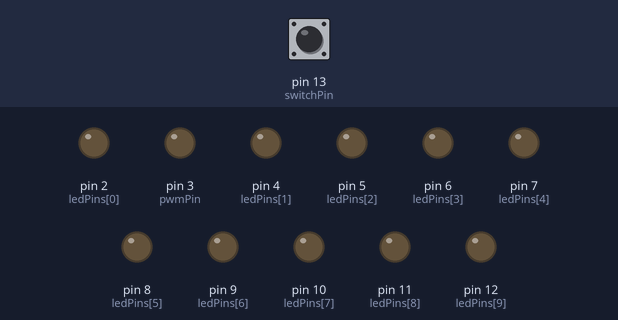
Recording of a sketch running on a simulated Arduino Uno, built with avr-gcc and run on an emulated ATmega328P. Shown: output pins drawn as LEDs (lit = HIGH). Inputs (shaded band) come from the test bench; at power-on: pin 13 (switchPin) LOW.

Above: at 1.2 s.
1.3 s: pin 13 (switchPin) pulled HIGH for 3.2 s
At 15.59 s:
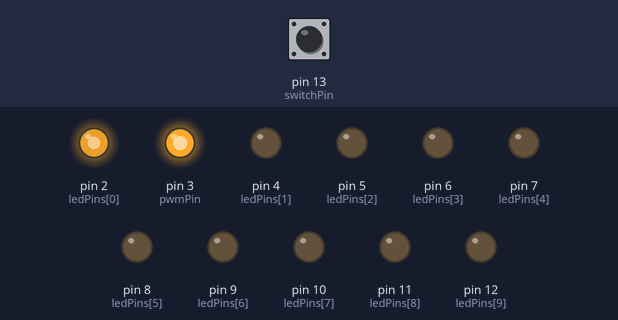
At 16.01 s:
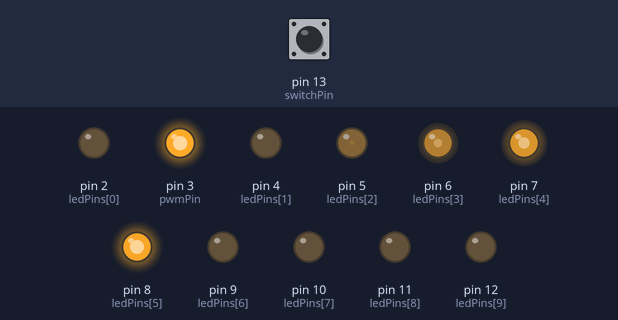
Timing chart, 0 to 17.1 s (numbered marks = the images above; inputs shaded):
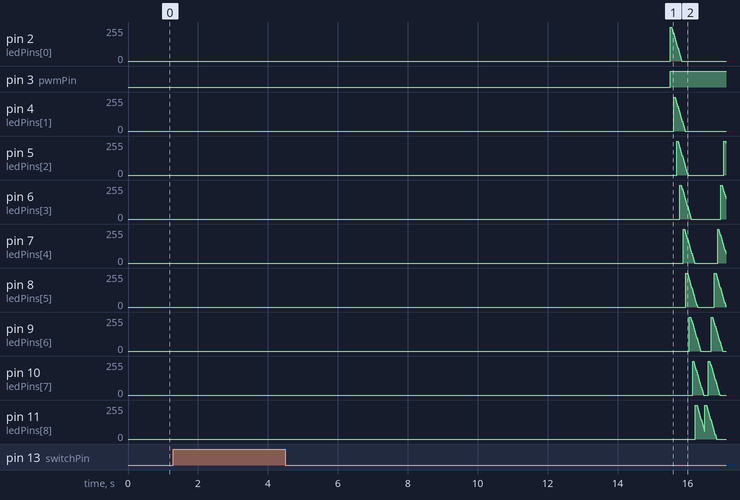

Measured:
- after the input at 1.3 s, pin 3 (pwmPin): LOW → HIGH after 14.2 s instead of 13.9 s

The sketch:

Cylon_V4_1.ino
```cpp
/* Cylon Brake Light Dev
/ V4.1
/ 3 primary states of operation:
/  state 1: instant on - 100% illumination for 2 seconds
/  state 2: pulse from 100% to 20% and back for 13 seconds
/  state 3: larson scanner effect indefinatley
/  MOT bypass function to keep light fixed in state 1 indefinatley
/
/ Dev work courtesy of Jay Abbott & Rob C?
/
*/

#include <SoftPWM.h>

int cylonDelay = 45;
int cylonFadeup = 0;
int cylonFadedown = 300;
int pulseFade = 1500;
int pulsePause = 1100;
int noFade = 0;
int switchPin = 13;
int pwmPin = 3;
int ledPins[] = {2,4,5,6,7,8,9,10,11,12};

void setup()
{
  // Initialize
  SoftPWMBegin();
  pinMode(switchPin, INPUT);
  for(int i=0; i<=9; i++) {
      SoftPWMSet(ledPins[i], 0);
  }

}

void loop() {
  // MOT bypass function
  if (digitalRead(switchPin) == HIGH)  {
    for(int i=0; i<=9; i++) {
      digitalWrite(ledPins[i], HIGH);
    }
  }

  // Light all diodes for 2s for with no delay for instant braking
  else if  (millis() <= 2000) {
  for(int i=0; i<=9; i++) {
      digitalWrite(ledPins[i], HIGH);
    }
  }

  // After 2s slow pulse all diodes for 13s more
  else if (millis() <= 15000) {
      analogWrite(pwmPin, 0);
        delay(pulsePause);
      analogWrite(pwmPin, 255);
  }

  // After 15s, cylon routine starts
  else {
  // loop from right to left:
  for(int i=0; i<=9; i++) {
      SoftPWMSetFadeTime(ledPins[i], cylonFadeup, cylonFadedown);
      SoftPWMSetPercent(ledPins[i], 100);
        delay(cylonDelay);
      SoftPWMSetPercent(ledPins[i], 0);
        delay(cylonDelay);
    }
  // loop from left to right:
  for(int i=9; i>=0; i--) {
      SoftPWMSetPercent(ledPins[i], 100);
        delay(cylonDelay);
      SoftPWMSetPercent(ledPins[i], 0);
        delay(cylonDelay);
    }
  }
}
```
